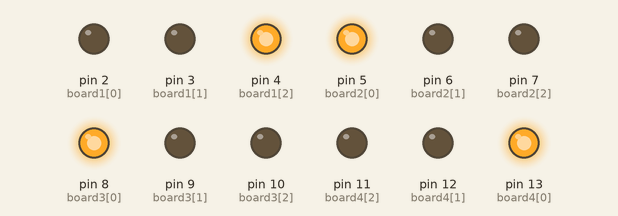
Simulated run of this sketch. Board: Arduino Uno, built with avr-gcc and run on an emulated ATmega328P. Shown: output pins drawn as LEDs (lit = HIGH).

Above: at 0.1 s.
At 5.1 s:
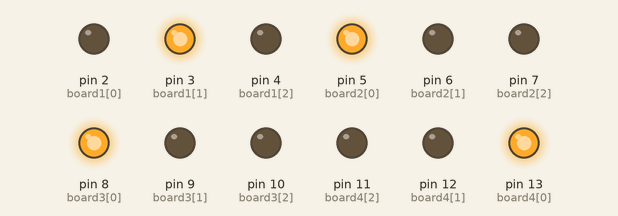
At 12.1 s:
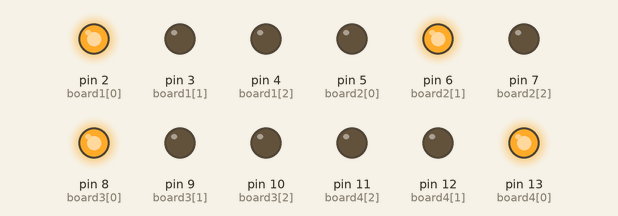
At 19.1 s:
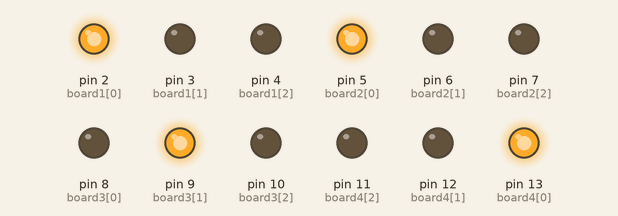
At 26.1 s:
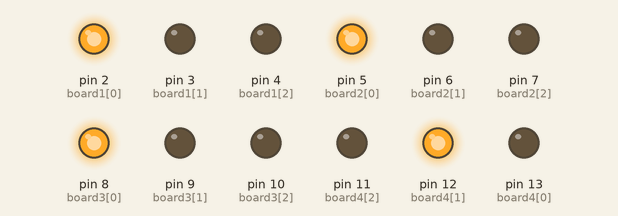
At 35.1 s:
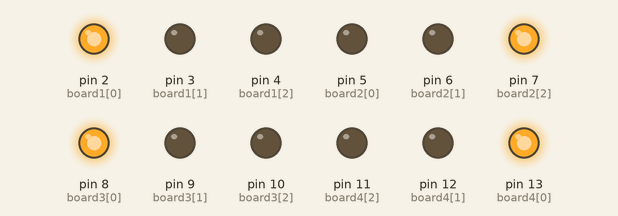
Timing chart, 0 to 36.6 s (numbered marks = the images above):
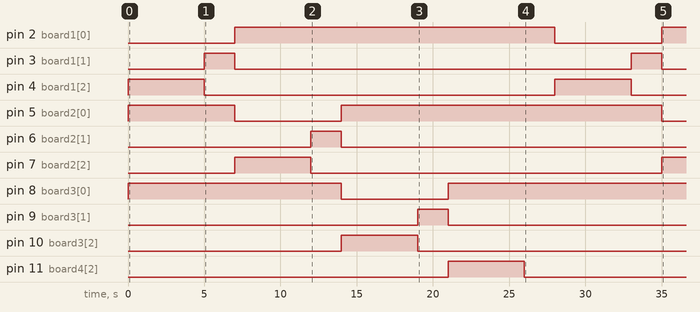

The sketch:

TRAFFIC_LIGHTS.ino
```cpp
int board1[] = {2, 3, 4};
int board2[] = {5, 6, 7};
int board3[] = {8, 9, 10};
int board4[] = {13, 12, 11};
int redDelay = 5000;
int yellowDelay = 2000;
void setup() {

  for (int i = 0; i < 3; i++) {
    pinMode(board1[i], OUTPUT);
    pinMode(board2[i], OUTPUT);
    pinMode(board3[i], OUTPUT);
    pinMode(board4[i], OUTPUT);
  }

}
void loop() {

  digitalWrite(board1[2], HIGH);
  digitalWrite(board1[0], LOW);
  digitalWrite(board2[0], HIGH);
  digitalWrite(board3[0], HIGH);
  digitalWrite(board4[0], HIGH);
  delay(redDelay);


  digitalWrite(board1[1], HIGH);
  digitalWrite(board1[2], LOW);
  delay(yellowDelay);
  digitalWrite(board1[1], LOW);


  digitalWrite(board1[0], HIGH);
  digitalWrite(board2[2], HIGH);
  digitalWrite(board2[0], LOW);
  digitalWrite(board3[0], HIGH);
  digitalWrite(board4[0], HIGH);
  delay(redDelay);


  digitalWrite(board2[1], HIGH);
  digitalWrite(board2[2], LOW);
  delay(yellowDelay);
  digitalWrite(board2[1], LOW);


  digitalWrite(board1[0], HIGH);
  digitalWrite(board2[0], HIGH);
  digitalWrite(board3[2], HIGH);
  digitalWrite(board3[0], LOW);
  digitalWrite(board4[0], HIGH);
  delay(redDelay);


  digitalWrite(board3[1], HIGH);
  digitalWrite(board3[2], LOW);
  delay(yellowDelay);
  digitalWrite(board3[1], LOW);


  digitalWrite(board1[0], HIGH);
  digitalWrite(board2[0], HIGH);
  digitalWrite(board3[0], HIGH);
  digitalWrite(board4[2], HIGH);
  digitalWrite(board4[0], LOW);
  delay(redDelay);


  digitalWrite(board4[1], HIGH);
  digitalWrite(board4[2], LOW);
  delay(yellowDelay);
  digitalWrite(board4[1], LOW);
}
```

Measured:
- by itself, pin 2 (board1[0]): LOW → HIGH at 7.0 s, → LOW 21.0 s later, → HIGH 7.0 s later
- by itself, pin 3 (board1[1]): alternates HIGH for 2.0 s and LOW for 26.0 s
- by itself, pin 4 (board1[2]): alternates HIGH for 5.0 s and LOW for 23.0 s
- by itself, pin 5 (board2[0]): LOW → HIGH at 0.00 s, → LOW 7.0 s later, → HIGH 7.0 s later, → LOW 21.0 s later
- by itself, pin 6 (board2[1]): LOW → HIGH at 12.0 s, → LOW 2.0 s later
- by itself, pin 7 (board2[2]): LOW → HIGH at 7.0 s, → LOW 5.0 s later, → HIGH 23.0 s later
- by itself, pin 8 (board3[0]): LOW → HIGH at 0.00 s, → LOW 14.0 s later, → HIGH 7.0 s later
- by itself, pin 9 (board3[1]): LOW → HIGH at 19.0 s, → LOW 2.0 s later
